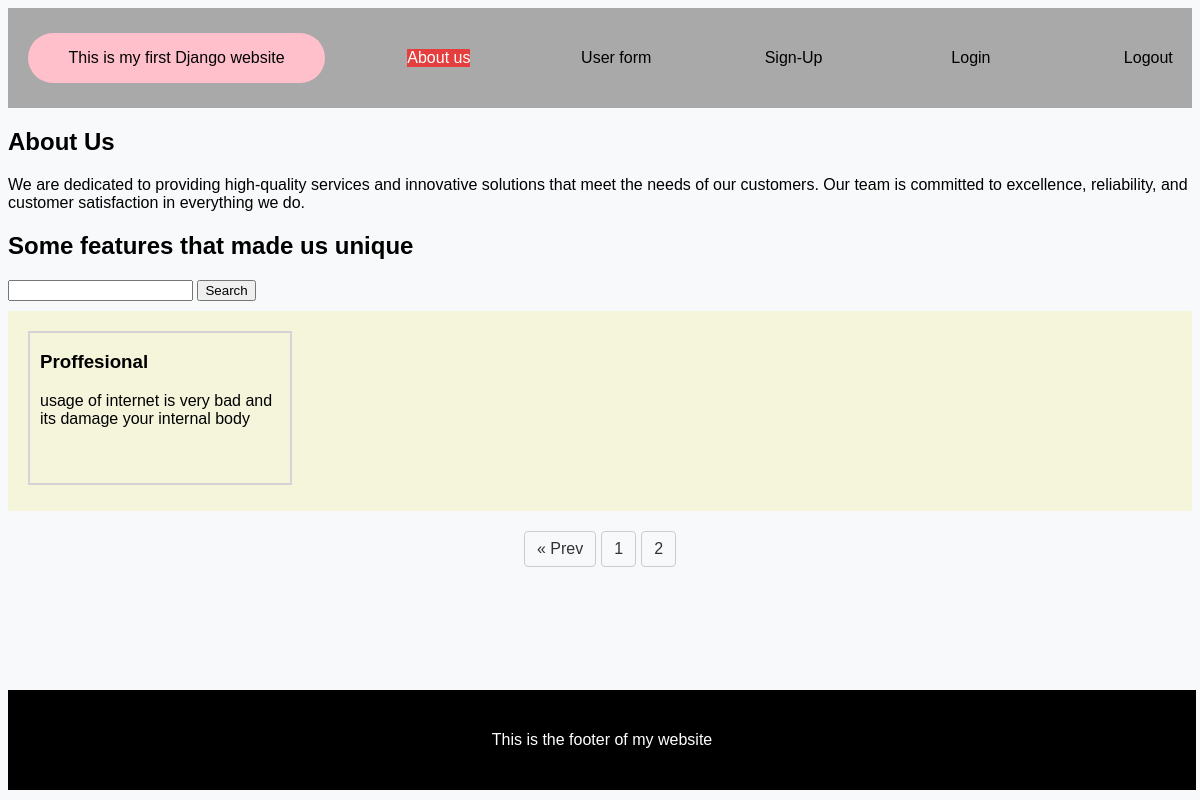
The page /about-us/?page=2 on the database its author committed.
### service/models.py (models this page shows)
class About(models.Model):
    ab_title=models.CharField(max_length=100)
    ab_data=models.TextField()

class Service(models.Model):
    ser_title=models.CharField(max_length=100)
    ser_data=models.TextField()

### practise/views.py (the view)
# urls.py: path('about-us/',views.aboutus,name='about'),
def aboutus(request):
    serviceData=Service.objects.all().order_by('ser_title')
    aboutData=About.objects.all()
    if request.method=="GET":
        st=request.GET.get('ser_title')
        if st!=None:
            serviceData=Service.objects.filter(ser_title__icontains=st)
    paginator=Paginator(serviceData,2)
    pg_num=request.GET.get('page')
    final=paginator.get_page(pg_num)
    data={
        'serviceData':final,
        'aboutData':aboutData
    }
    return render(request,"aboutus.html",data)

### practise/templates/aboutus.html (shortened to what this page needs)
{% extends 'base.html' %}
{% load static %}
{% block content %}
<body>
        {% for i in aboutData %}
        <h2>{{i.ab_title}}</h2>
        <p>{{i.ab_data}}</p>
        {% endfor %}
<h2>Some features that made us unique</h2>
<div class="search"><form>
                <input type="text",placeholder="Search" class="search-box" name="ser_title">
                <button type="submit" class="btn-search">Search</button>
        </form>
        </div>
<div class="big">
        {% for n in serviceData %}
        <div class="expert">
                <h3>{{n.ser_title}}</h3>
                <p>{{n.ser_data}}</p>
        </div>
{% endfor %}
</div>
<div class="pagination">
        {% if serviceData.has_previous %}
            <a href="/about-us/?page={{serviceData.previous_page_number}}">&laquo; Prev</a>
        {% endif %}
    <a href="/about-us/?page=1" >1</a>
    <a href="#">2</a>
</div>
</body>
{% endblock %}

### static/hdr.css (style rules this page uses)
a { color: black; text-decoration: none; }

### practise/templates/aboutus.html (style rules this page uses)
body { background-color: #f8f9fa; font-family: sans-serif; }
.big { width: 100%; height: 200px; background-color: beige; display: flex; }
.expert { width: 250px; height: 150px; margin-left: 20px; margin-top: 20px; padding-left: 10px; border: 2px solid lightgray; }
.search { margin-bottom: 10px; }
.pagination { display: flex; gap: 5px; justify-content: center; margin-top: 20px; }
.pagination a { padding: 8px 12px; border: 1px solid #ccc; text-decoration: none; color: #333; border-radius: 4px; }

### rows shown on the page
About: ab_title "About Us", ab_data "We are dedicated to providing high-quality services and innovative solutions that meet the needs of our customers. Our team is committed to excellence, reliability, and customer satisfaction in everything we do."
Service: ser_title "Proffesional", ser_data "usage of internet is very bad and its damage your internal body"
